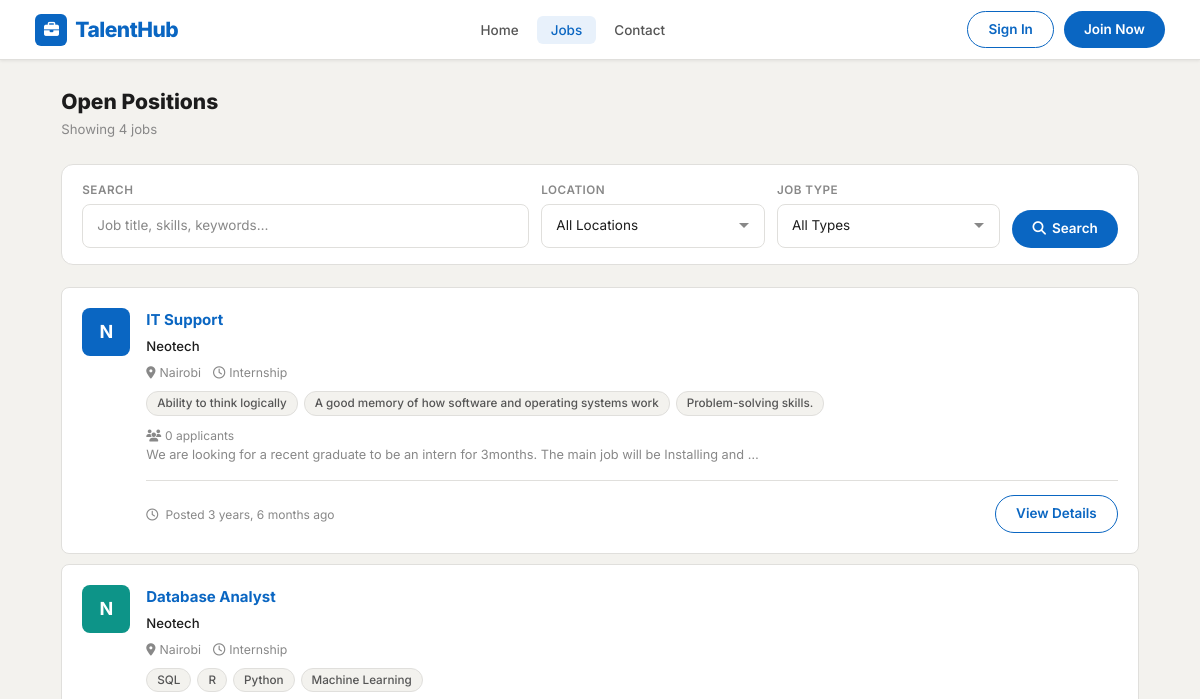
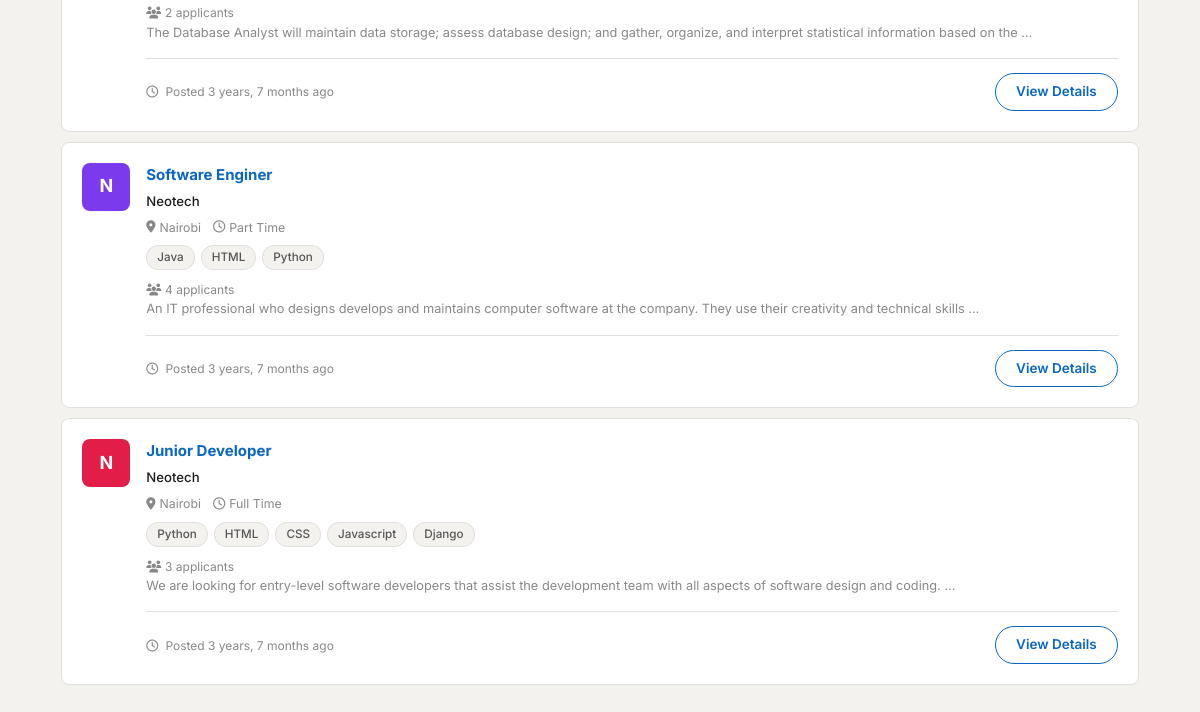
The app's page /jobs/, older data (2 pictures, top to bottom).
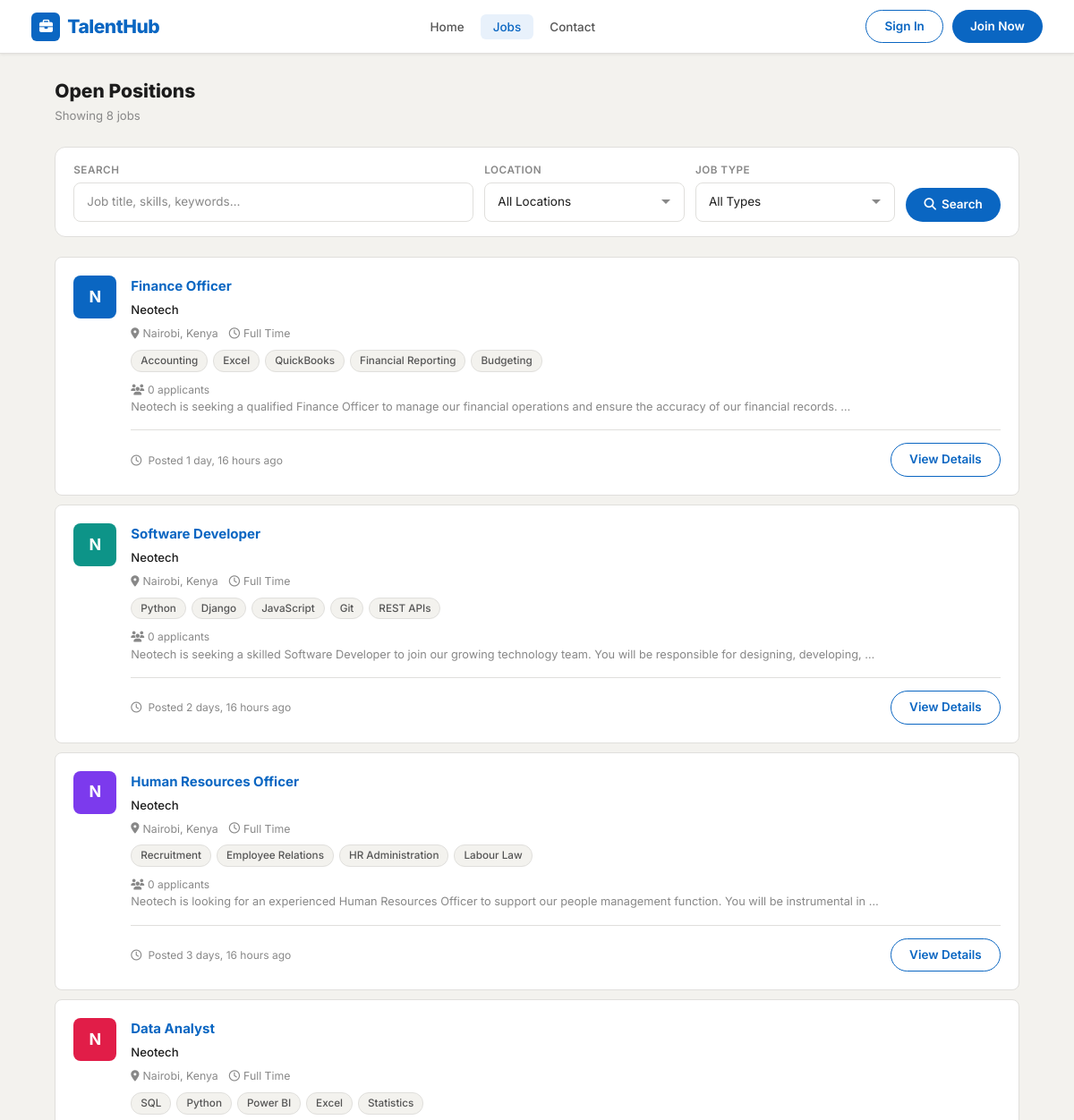
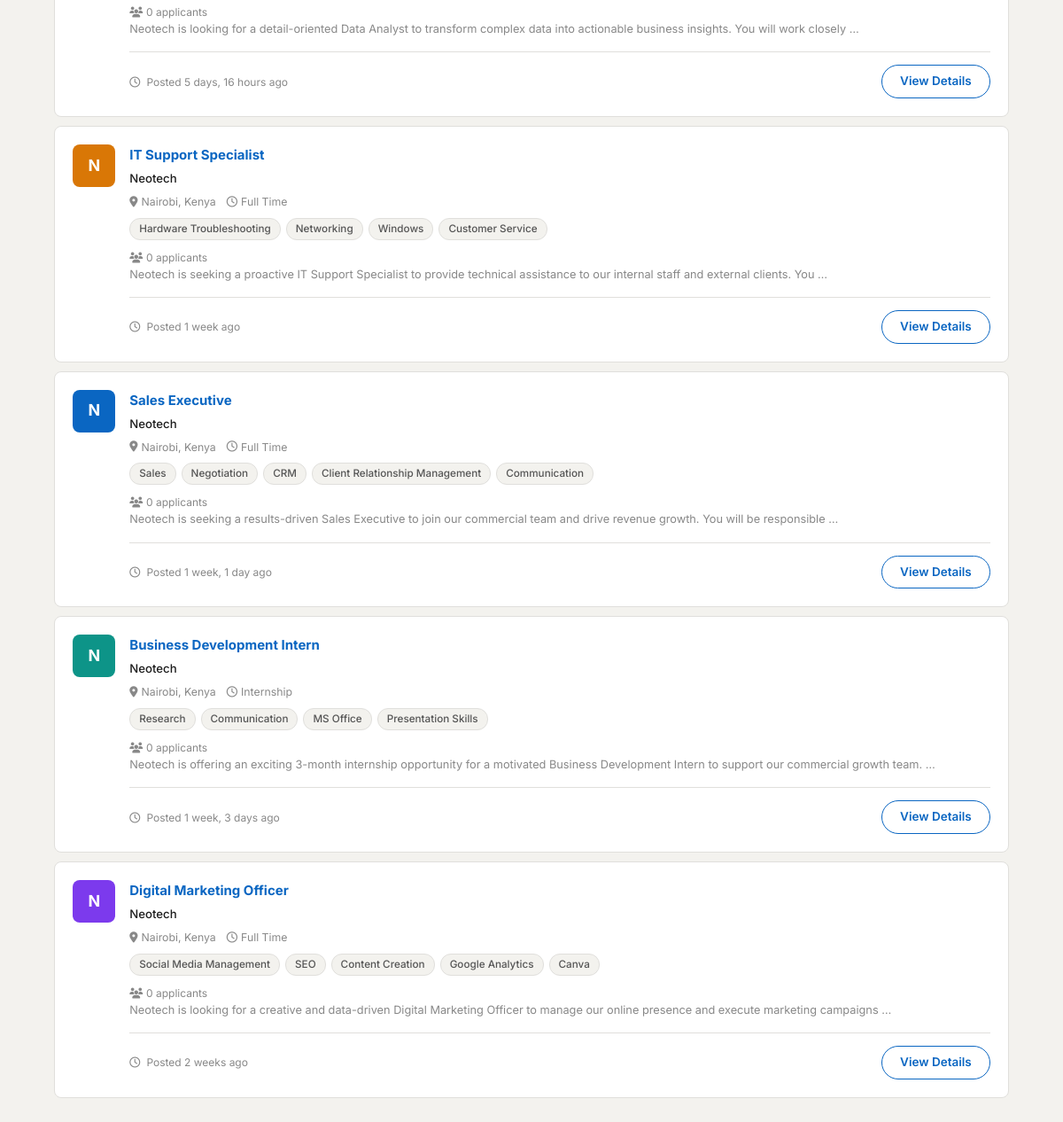
The same page, newer data (2 pictures, top to bottom).
### job_seeker/models.py (models this page shows, shortened)
class Job(models.Model):
    staff = models.ForeignKey(User, related_name='jobs', on_delete=models.CASCADE, null=True)
    title = models.CharField(max_length=255)
    company = models.CharField(max_length=200, null=True, blank=True)
    location = models.CharField(max_length=255)
    description = models.TextField()
    skills_req = models.CharField(max_length=500, null=True, blank=True)
    job_type = models.CharField(max_length=30, choices=JOB_TYPES, default='Full Time', null=True)
    link = models.URLField(null=True, blank=True)
    salary = models.CharField(max_length=100, null=True, blank=True)
    slug = AutoSlugField(populate_from='title', unique=True, null=True)
    date_posted = models.DateTimeField(default=timezone.now)
    deadline = models.DateField(null=True, blank=True)
    def get_skills_list(self):
        if self.skills_req:
            return [s.strip() for s in self.skills_req.split(',') if s.strip()]
        return []
    def applicant_count(self):
        return self.application_set.count()

### job_seeker/views.py (the view, shortened to what this page needs)
# urls.py: path('jobs/', views.posted_jobs, name='posted-jobs'),
def posted_jobs(request):
    jobs = Job.objects.all().order_by('-date_posted')
    search_query = request.GET.get('q', '').strip()
    location_filter = request.GET.get('location', '').strip()
    job_type_filter = request.GET.get('job_type', '').strip()
    if location_filter:
        jobs = jobs.filter(location__icontains=location_filter)
    if job_type_filter:
        jobs = jobs.filter(job_type=job_type_filter)
    applied_ids = set()
    saved_ids = set()
    paginator = Paginator(jobs, 10)
    page_obj = paginator.get_page(request.GET.get('page'))
    locations = Job.objects.values_list('location', flat=True).distinct().order_by('location')
    context = {
        'page_obj': page_obj,
        'jobs': page_obj,
        'applied_ids': applied_ids,
        'saved_ids': saved_ids,
        'total_count': jobs.count(),
        'search_query': search_query,
        'location_filter': location_filter,
        'job_type_filter': job_type_filter,
        'job_types': ['Full Time', 'Part Time', 'Internship'],
        'locations': locations,
    }
    return render(request, 'jobseeker/posted_jobs.html', context)

### templates/jobseeker/posted_jobs.html (shortened to what this page needs)
{% extends 'base.html' %}
{% load static %}
{% block body %}
<div class="container" style="max-width:1100px;padding-top:28px;padding-bottom:40px;">
  <div class="page-header">
    <div>
      <h1 class="page-title">Open Positions</h1>
      <p class="page-subtitle">Showing {{ total_count }} job{{ total_count|pluralize }}</p>
    </div>
  </div>
  <form method="get" action="{% url 'posted-jobs' %}" class="filter-bar mb-4">
    <div class="filter-group" style="flex:2;min-width:200px;">
      <label class="filter-label">Search</label>
      <input type="text" name="q" value="{{ search_query }}" class="th-form-control"
             placeholder="Job title, skills, keywords…">
    </div>
    <div class="filter-group">
      <label class="filter-label">Location</label>
      <select name="location" class="th-form-control">
        <option value="">All Locations</option>
      </select>
    </div>
    <div class="filter-group">
      <label class="filter-label">Job Type</label>
      <select name="job_type" class="th-form-control">
        <option value="">All Types</option>
      </select>
    </div>
    <div style="display:flex;align-items:flex-end;">
      <button type="submit" class="btn-primary-th">
        <i class="fa-solid fa-search"></i> Search
      </button>
    </div>
  </form>
  {% if jobs %}
  <div style="display:flex;flex-direction:column;gap:10px;">
    {% for job in jobs %}
    {% with avatar_colors="av-blue,av-teal,av-violet,av-rose,av-amber,av-cyan" %}
    <div class="job-card">
      <div class="job-company-avatar {% cycle 'av-blue' 'av-teal' 'av-violet' 'av-rose' 'av-amber' %}">
        {{ job.company|first|upper|default:"N" }}
      </div>
      <div class="job-body">
        <div class="d-flex align-items-start justify-content-between">
          <div>
            <a href="{% url 'job-details' job.id %}" class="job-title">{{ job.title }}</a>
            <div class="job-company">{{ job.company|default:"Neotech" }}</div>
          </div>
        </div>
        <div class="job-meta">
          <span><i class="fa-solid fa-location-dot"></i> {{ job.location }}</span>
          <span><i class="fa-regular fa-clock"></i> {{ job.job_type }}</span>
        </div>
        {% if job.skills_req %}
        <div class="job-skills">
          {% for skill in job.get_skills_list|slice:":5" %}
          <span class="skill-tag">{{ skill }}</span>
          {% endfor %}
        </div>
        {% endif %}
        <div style="font-size:.8rem;color:#888;margin-top:6px;">
          <i class="fa-solid fa-users me-1"></i>{{ job.applicant_count }} applicant{{ job.applicant_count|pluralize }}
        </div>
        <p class="job-desc">{{ job.description|truncatewords:20 }}</p>
        <div class="job-footer">
          <span class="job-posted-date">
            <i class="fa-regular fa-clock me-1"></i>
            {% now "Y-m-d" as today_str %}
            {% if job.date_posted|date:"Y-m-d" == today_str %}
              Posted today
            {% elif job.date_posted|timesince|slice:":1" == "0" %}
              Posted today
            {% else %}
              Posted {{ job.date_posted|timesince }} ago
            {% endif %}
          </span>
          <div class="job-actions">
            {% if user.is_authenticated and user.user_type == 'applicant' %}
              {% if job.id in applied_ids %}
              <span class="badge-status badge-shortlisted">
                <i class="fa-solid fa-check"></i> Applied
              </span>
              {% elif job.link %}
              <a href="{{ job.link }}" target="_blank" class="btn-success-th">Apply <i class="fa-solid fa-arrow-up-right-from-square ms-1"></i></a>
              {% else %}
              <a href="{% url 'apply-job' job.id %}" class="btn-success-th">Apply Now</a>
              {% endif %}
            {% else %}
            <a href="{% url 'job-details' job.id %}" class="btn-outline-th">View Details</a>
            {% endif %}
          </div>
        </div>
      </div>
    </div>
    {% endwith %}
    {% endfor %}
  </div>
  {% endif %}
</div>
{% endblock %}

### templates/base.html (shortened to what this page needs)
<!DOCTYPE html>
<html lang="en">
<head>
  <link href="https://cdn.jsdelivr.net/npm/bootstrap@5.3.2/dist/css/bootstrap.min.css" rel="stylesheet">
  <link rel="stylesheet" href="https://cdnjs.cloudflare.com/ajax/libs/font-awesome/6.5.1/css/all.min.css">
  {% load static %}
  <link rel="stylesheet" href="{% static 'css/main.css' %}">
</head>
<body>
{% block navbar %}
<nav class="th-navbar">
  <div class="container-fluid">
    <a href="{% url 'home' %}" class="th-logo">
      <div class="th-logo-icon"><i class="fa-solid fa-briefcase"></i></div>
      TalentHub
    </a>
    <ul class="th-nav-links d-none d-md-flex">
      <li><a href="{% url 'home' %}" {% if request.resolver_match.url_name == 'home' %}class="active"{% endif %}>Home</a></li>
      <li><a href="{% url 'posted-jobs' %}" {% if request.resolver_match.url_name == 'posted-jobs' %}class="active"{% endif %}>Jobs</a></li>
      <li><a href="{% url 'contact' %}">Contact</a></li>
    </ul>
    <div class="th-nav-actions">
      {% if user.is_authenticated %}
        {% if user.user_type == 'applicant' %}
          <a href="{% url 'applicant' %}" class="btn-outline-th btn-sm">Dashboard</a>
        {% elif user.user_type == 'staff' %}
          <a href="{% url 'staff' %}" class="btn-outline-th btn-sm">Dashboard</a>
        {% endif %}
        <a href="{% url 'logout' %}" class="btn-primary-th btn-sm">Sign Out</a>
      {% else %}
        <a href="{% url 'login' %}" class="btn-outline-th btn-sm">Sign In</a>
        <a href="{% url 'register' %}" class="btn-primary-th btn-sm">Join Now</a>
      {% endif %}
    </div>
  </div>
</nav>
{% endblock navbar %}
{% block body %}{% endblock %}
</body>
</html>

Row changes from the older to the newer data that the page shows:
removed Job: company|first "N", title "IT Support", company "Neotech", location "Nairobi", job_type "Internship", get_skills_list "Ability to think logically" "A good memory of how software and operating systems work" "Problem-solving skills.", applicant_count "0", description "We are looking for a recent graduate to be an intern for 3months. The main job will be Installing and …", date_posted "3 years, 6 months"
removed Job: company|first "N", title "Database Analyst", company "Neotech", location "Nairobi", job_type "Internship", get_skills_list "SQL" "R" "Python" "Machine Learning", applicant_count "2", description "The Database Analyst will maintain data storage; assess database design; and gather, organize, and interpret statistical information based on the …", date_posted "3 years, 7 months"
removed Job: company|first "N", title "Software Enginer", company "Neotech", location "Nairobi", job_type "Part Time", get_skills_list "Java" "HTML" "Python", applicant_count "4", description "An IT professional who designs develops and maintains computer software at the company. They use their creativity and technical skills …", date_posted "3 years, 7 months"
removed Job: company|first "N", title "Junior Developer", company "Neotech", location "Nairobi", job_type "Full Time", get_skills_list "Python" "HTML" "CSS" "Javascript" "Django", applicant_count "3", description "We are looking for entry-level software developers that assist the development team with all aspects of software design and coding. …", date_posted "3 years, 7 months"
added Job: company|first "N", title "Finance Officer", company "Neotech", location "Nairobi, Kenya", job_type "Full Time", get_skills_list "Accounting" "Excel" "QuickBooks" "Financial Reporting" "Budgeting", applicant_count "0", description "Neotech is seeking a qualified Finance Officer to manage our financial operations and ensure the accuracy of our financial records. …", date_posted "1 day, 16 hours"
added Job: company|first "N", title "Software Developer", company "Neotech", location "Nairobi, Kenya", job_type "Full Time", get_skills_list "Python" "Django" "JavaScript" "Git" "REST APIs", applicant_count "0", description "Neotech is seeking a skilled Software Developer to join our growing technology team. You will be responsible for designing, developing, …", date_posted "2 days, 16 hours"
added Job: company|first "N", title "Human Resources Officer", company "Neotech", location "Nairobi, Kenya", job_type "Full Time", get_skills_list "Recruitment" "Employee Relations" "HR Administration" "Labour Law", applicant_count "0", description "Neotech is looking for an experienced Human Resources Officer to support our people management function. You will be instrumental in …", date_posted "3 days, 16 hours"
added Job: company|first "N", title "Data Analyst", company "Neotech", location "Nairobi, Kenya", job_type "Full Time", get_skills_list "SQL" "Python" "Power BI" "Excel" "Statistics", applicant_count "0", description "Neotech is looking for a detail-oriented Data Analyst to transform complex data into actionable business insights. You will work closely …", date_posted "5 days, 16 hours"
added Job: company|first "N", title "IT Support Specialist", company "Neotech", location "Nairobi, Kenya", job_type "Full Time", get_skills_list "Hardware Troubleshooting" "Networking" "Windows" "Customer Service", applicant_count "0", description "Neotech is seeking a proactive IT Support Specialist to provide technical assistance to our internal staff and external clients. You …", date_posted "1 week"
added Job: company|first "N", title "Sales Executive", company "Neotech", location "Nairobi, Kenya", job_type "Full Time", get_skills_list "Sales" "Negotiation" "CRM" "Client Relationship Management" "Communication", applicant_count "0", description "Neotech is seeking a results-driven Sales Executive to join our commercial team and drive revenue growth. You will be responsible …", date_posted "1 week, 1 day"
added Job: company|first "N", title "Business Development Intern", company "Neotech", location "Nairobi, Kenya", job_type "Internship", get_skills_list "Research" "Communication" "MS Office" "Presentation Skills", applicant_count "0", description "Neotech is offering an exciting 3-month internship opportunity for a motivated Business Development Intern to support our commercial growth team. …", date_posted "1 week, 3 days"
added Job: company|first "N", title "Digital Marketing Officer", company "Neotech", location "Nairobi, Kenya", job_type "Full Time", get_skills_list "Social Media Management" "SEO" "Content Creation" "Google Analytics" "Canva", applicant_count "0", description "Neotech is looking for a creative and data-driven Digital Marketing Officer to manage our online presence and execute marketing campaigns …", date_posted "2 weeks"
Text that changed along with them:
{{ total_count }}: "4" → "8"
